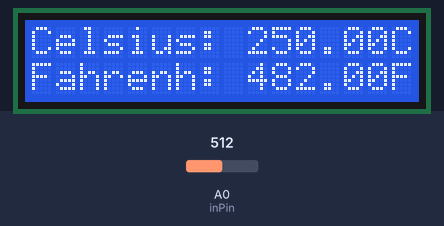
A sketch run on a simulated Arduino Uno, built with avr-gcc and run on an emulated ATmega328P. Parts: 16×2 character LCD. The inputs (shaded band) are chosen by the test bench; at power-on: A0 (inPin) = 512.

Above: at 1.2 s.
1.3 s: A0 (inPin) set to 716
At 5.7 s:
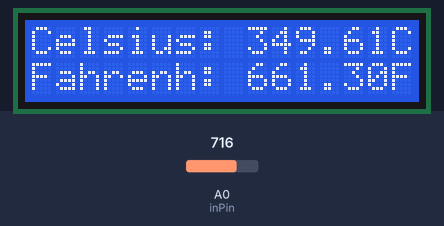
7.3 s: A0 (inPin) set to 900
At 11.0 s:
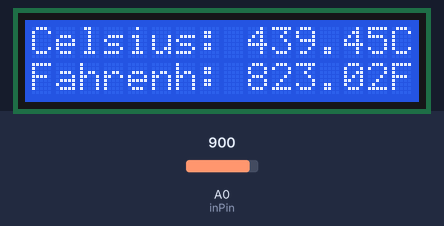
13.3 s: A0 (inPin) set to 1023
At 16.3 s:
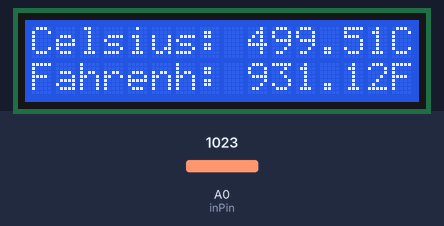
19.3 s: A0 (inPin) set to 217
At 20.4 s:
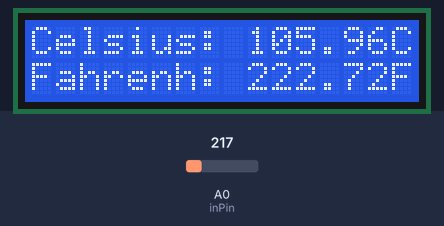
30.1 s: A0 (inPin) set to 196
At 31.0 s:
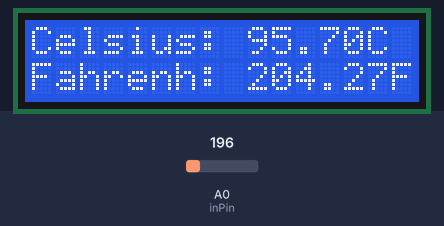
Timing chart, 0 to 33.1 s (numbered marks = the images above; inputs shaded):
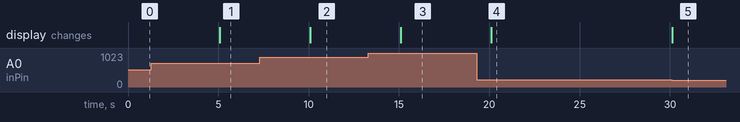

Measured:
- after the input at 1.3 s, the display: changes after 3.8 s (image 1)
- after the input at 7.3 s, the display: changes after 2.8 s (image 2)
- after the input at 13.3 s, the display: changes after 1.8 s (image 3)
- after the input at 19.3 s, the display: changes after 0.80 s (image 4)
- after the input at 30.1 s, the display: changes at once (image 5)

The sketch:

Lm35-LCD.ino
```cpp
#include <LiquidCrystal.h>

LiquidCrystal lcd(7, 6, 5, 4, 3, 2);
const int inPin = 0;

void setup()
{
  lcd.begin(16,2);
}

void loop()
{
  int value = analogRead(inPin);
  float millivolts = (value / 1024.0) * 5000;
  float celsius = millivolts / 10;
  lcd.clear();
  lcd.setCursor(0,0);
  lcd.print("Celsius: ");
  lcd.print(celsius);
  lcd.print("C");
  lcd.setCursor(0,1);
  lcd.print("Fahrenh: ");
  lcd.print((celsius * 9)/5 + 32);
  lcd.print("F");
  delay(5000);
}
```
